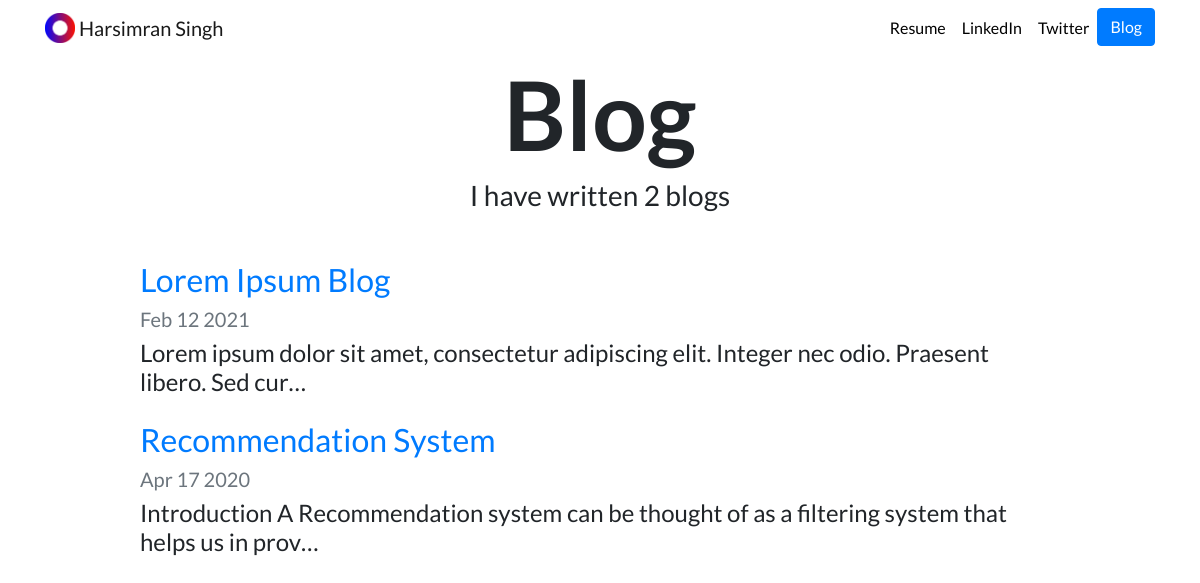
Screenshot of /blog/ with the database file from the repository.
### blog/models.py (models this page shows, shortened)
class Blog(models.Model):
    title = models.CharField(max_length=200)
    description = models.TextField()
    date = models.DateField()

### blog/views.py (the view)
# urls.py: path('', views.all_blogs, name='all_blogs'),
def all_blogs(request):
    blogs = Blog.objects.order_by('-date')
    return render(request, 'blog/all_blogs.html', {'blogs':blogs})

### blog/templates/blog/all_blogs.html
{% extends 'portfolio/base.html' %}
{% load static %}
{% block content %}
<h1 id="blogtitle" class="font-weight-bold text-center">Blog</h1>
<h3 class="text-center mb-5">I have written {{ blogs.count }} blog{{ blogs.count|pluralize }}</h3>
{% for blog in blogs %}
<div class="row justify-content-center my-3">
  <div class="col-md-10">
    <a href="{% url 'blog:detail' blog.id %}">
      <h2>{{ blog.title }}</h2>
    </a>
    <h5 class="text-muted">{{ blog.date|date:'M d Y' }}</h5>
    <h4>{{ blog.description|striptags|truncatechars:100 }}</h4>
  </div>
</div>
{% endfor %}
{% endblock %}

### portfolio/static/portfolio/custom.css (style rules this page uses)
body { font-family: 'Lato', sans-serif; }
#blogtitle { font-size: 6rem; }

### rows the page displays
Blog: title "Lorem Ipsum Blog", date "Feb 12 2021", description "Lorem ipsum dolor sit amet, consectetur adipiscing elit. Integer nec odio. Praesent libero. Sed cur…"
Blog: title "Recommendation System", date "Apr 17 2020", description "Introduction A Recommendation system can be thought of as a filtering system that helps us in prov…"

### other values shown
{{ blogs.count }} "2"
